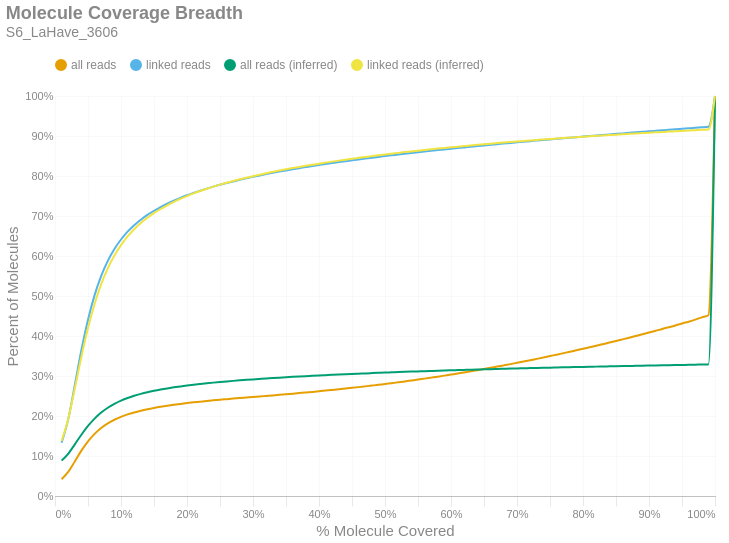

Notebook code cell kept with this figure:
### Markdown cell above
### Molecule Read Coverage
This chart shows molecule coverage breadth as computed by the number of bases aligned to that molecule. In other words, "*how much of each unique long molecule is actually sequenced/aligned?*" Keep in mind there is a distinction between sequences and alignments, since some sequences belonging to a particular molecule may not align well and wouldn't appear in the alignment data. This chart also shows molecule coverage breadth as computed by the *inferred fragment* from which the aligned sequences originate. Unlike read coverage, this calculation takes into account the total insert size, including unsequenced gaps between the forward and reverse reads. Like the previous figures, these are cumulative percents.

### Code cell
if SKIPLR:
    print_html(f"Skipped")
else:
    binned_df = consolidated_hist(valids['coverage_bp'], mask, 0.01, True)
    binned_df_inf = consolidated_hist(valids['coverage_inserts'], mask, 0.01, True)
    binned_df = binned_df.with_columns(pl.lit(binned_df_inf['all reads (cumsum)']).alias('all reads (inferred)'))
    binned_df = binned_df.with_columns(pl.lit(binned_df_inf['linked reads (cumsum)']).alias('linked reads (inferred)'))
    binned_df = binned_df.with_columns(
        (pl.col('bin').cast(pl.Float64) + 0.01).alias('right_edge')
    )

    with SafeRender(binned_df):
        (
            density_plot(binned_df, 'Molecule Coverage Breadth', samplename, 'molcov', ['all reads (inferred)','linked reads (inferred)'])
            .encode(
                #x=alt.X('bin:Q', title="% Molecule Covered").axis(format = '%').scale(padding=0),
                x=alt.X('right_edge:Q', title="% Molecule Covered").axis(format='%').scale(padding=0),
                y=alt.Y('value:Q', title='Percent of Molecules')
                    .axis(format='%')
                    .stack(False)
                    .scale(domainMin=0, padding=0),
                color=alt.Color("key:N").scale(domain = ["all reads", "linked reads", "all reads (inferred)", "linked reads (inferred)"]),
                tooltip = [
                    alt.Tooltip("key:N", title = "Data Type"),
                    alt.Tooltip("range_label:N", title="% Molecule Covered"),
                    alt.Tooltip("value:Q", format = ".2%", title="% Molecules")
                ]
            )
        ).display()

### Figure 1 — Vega-Lite specification as saved in the notebook (floating-point values rounded to 4 significant figures)
{"width": "container", "height": 400, "config": {"title": {"anchor": "start", "dy": -15, "fontSize": 18, "color": "#888888", "subtitleColor": "#888888", "subtitleFontSize": 14}, "arc": {"fill": "#0072B2"}, "axis": {"domainColor": "#888888", "domainWidth": 0.5, "gridWidth": 0.2, "grid": false, "titleFontWeight": 400, "titleFontSize": 15, "labelFontSize": 11, "labelColor": "#888888", "tickColor": "#888888", "tickWidth": 0.2, "titleColor": "#888888"}, "axisBand": {"grid": false}, "axisX": {"grid": true, "tickSize": 10, "domainCap": "round"}, "axisY": {"domain": false, "grid": true, "tickSize": 0, "domainCap": "round"}, "background": "transparent", "header": {"labelFontSize": 15, "labelColor": "#888888", "titleFontSize": 15, "titleFontWeight": 600, "titleColor": "#888888"}, "legend": {"labelFont": "sans-serif", "labelFontSize": 12, "labelColor": "#888888", "symbolSize": 100, "symbolType": "circle", "titleFontSize": 12, "titlePadding": 10, "titleColor": "#888888", "title": null, "orient": "top"}, "range": {"category": ["#E69F00", "#56B4E9", "#009E73", "#F0E442", "#0072B2", "#D55E00", "#CC79A7", "#000000"], "diverging": ["#cfe8f3", "#a2d4ec", "#73bfe2", "#46abdb", "#1696d2", "#12719e"]}, "area": {"fill": "#0072B2", "fillOpacity": 0.7, "line": true, "strokeOpacity": 0.7}, "line": {"color": "#0072B2", "stroke": "#0072B2", "strokeWidth": 2}, "trail": {"color": "#0072B2", "stroke": "#0072B2", "strokeWidth": 0, "size": 1}, "point": {"filled": true, "fillOpacity": 1.0, "size": 95}, "text": {"color": "#888888", "fontSize": 11, "align": "right", "fontWeight": 400, "size": 11}, "bar": {"fill": "#0072B2", "stroke": null}, "view": {"stroke": null, "continuousWidth": 660, "continuousHeight": 400}}, "data": {"name": "data-2cd6c2b332cec748424812a3b07e5642"}, "mark": {"type": "line", "interpolate": "monotone", "point": {"opacity": 0, "size": 275}}, "encoding": {"color": {"field": "key", "scale": {"domain": ["all reads", "linked reads", "all reads (inferred)", "linked reads (inferred)"]}, "type": "nominal"}, "tooltip": [{"field": "key", "title": "Data Type", "type": "nominal"}, {"field": "range_label", "title": "% Molecule Covered", "type": "nominal"}, {"field": "value", "format": ".2%", "title": "% Molecules", "type": "quantitative"}], "x": {"axis": {"format": "%"}, "field": "right_edge", "scale": {"padding": 0}, "title": "% Molecule Covered", "type": "quantitative"}, "y": {"axis": {"format": "%"}, "field": "value", "scale": {"domainMin": 0, "padding": 0}, "stack": false, "title": "Percent of Molecules", "type": "quantitative"}}, "params": [{"name": "param_c36ac31b6afebe62", "select": {"type": "point", "fields": ["key"]}, "bind": "legend"}], "title": {"text": "Molecule Coverage Breadth", "subtitle": "S6_LaHave_3606"}, "transform": [{"fold": ["all reads (cumsum)", "linked reads (cumsum)", "all reads (inferred)", "linked reads (inferred)"]}, {"calculate": "replace(datum.key, ' (cumsum)', '')", "as": "key"}, {"filter": {"param": "param_c36ac31b6afebe62"}}], "usermeta": {"embedOptions": {"downloadFileName": "S6_LaHave_3606.molcov"}}, "$schema": "https://vega.github.io/schema/vega-lite/v6.1.0.json", "datasets": {"data-2cd6c2b332cec748424812a3b07e5642": [{"bin": "0.0", "interval": "0.0-0.01", "all reads": 0.04209, "linked reads": 0.1333, "all reads (cumsum)": 0.04209, "linked reads (cumsum)": 0.1333, "range_label": "0.0-0.01", "all reads (inferred)": 0.08848, "linked reads (inferred)": 0.1375, "right_edge": 0.01}, {"bin": "0.01", "interval": "0.01-0.02", "all reads": 0.01808, "linked reads": 0.05825, "all reads (cumsum)": 0.06017, "linked reads (cumsum)": 0.1915, "range_label": "0.01-0.02", "all reads (inferred)": 0.1055, "linked reads (inferred)": 0.1925, "right_edge": 0.02}, {"bin": "0.02", "interval": "0.02-0.03", "all reads": 0.02625, "linked reads": 0.08554, "all reads (cumsum)": 0.08642, "linked reads (cumsum)": 0.2771, "range_label": "0.02-0.03", "all reads (inferred)": 0.129, "linked reads (inferred)": 0.2688, "right_edge": 0.03}, {"bin": "0.03", "interval": "0.03-0.04", "all reads": 0.02689, "linked reads": 0.08785, "all reads (cumsum)": 0.1133, "linked reads (cumsum)": 0.3649, "range_label": "0.03-0.04", "all reads (inferred)": 0.1532, "linked reads (inferred)": 0.3482, "right_edge": 0.04}, {"bin": "0.04", "interval": "0.04-0.05", "all reads": 0.02315, "linked reads": 0.07574, "all reads (cumsum)": 0.1365, "linked reads (cumsum)": 0.4406, "range_label": "0.04-0.05", "all reads (inferred)": 0.1751, "linked reads (inferred)": 0.4198, "right_edge": 0.05}, {"bin": "0.05", "interval": "0.05-0.06", "all reads": 0.01883, "linked reads": 0.06161, "all reads (cumsum)": 0.1553, "linked reads (cumsum)": 0.5023, "range_label": "0.05-0.06", "all reads (inferred)": 0.1935, "linked reads (inferred)": 0.4801, "right_edge": 0.06}, {"bin": "0.06", "interval": "0.06-0.07", "all reads": 0.01473, "linked reads": 0.04812, "all reads (cumsum)": 0.17, "linked reads (cumsum)": 0.5504, "range_label": "0.06-0.07", "all reads (inferred)": 0.2086, "linked reads (inferred)": 0.5295, "right_edge": 0.07}, {"bin": "0.07", "interval": "0.07-0.08", "all reads": 0.0115, "linked reads": 0.03752, "all reads (cumsum)": 0.1815, "linked reads (cumsum)": 0.5879, "range_label": "0.07-0.08", "all reads (inferred)": 0.2207, "linked reads (inferred)": 0.5692, "right_edge": 0.08}, {"bin": "0.08", "interval": "0.08-0.09", "all reads": 0.009087, "linked reads": 0.02961, "all reads (cumsum)": 0.1906, "linked reads (cumsum)": 0.6175, "range_label": "0.08-0.09", "all reads (inferred)": 0.2304, "linked reads (inferred)": 0.6011, "right_edge": 0.09}, {"bin": "0.09", "interval": "0.09-0.1", "all reads": 0.007308, "linked reads": 0.02375, "all reads (cumsum)": 0.1979, "linked reads (cumsum)": 0.6413, "range_label": "0.09-0.1", "all reads (inferred)": 0.2384, "linked reads (inferred)": 0.6272, "right_edge": 0.1}, {"bin": "0.1", "interval": "0.1-0.11", "all reads": 0.006013, "linked reads": 0.01951, "all reads (cumsum)": 0.2039, "linked reads (cumsum)": 0.6608, "range_label": "0.1-0.11", "all reads (inferred)": 0.2451, "linked reads (inferred)": 0.6489, "right_edge": 0.11}, {"bin": "0.11", "interval": "0.11-0.12", "all reads": 0.00499, "linked reads": 0.01616, "all reads (cumsum)": 0.2089, "linked reads (cumsum)": 0.6769, "range_label": "0.11-0.12", "all reads (inferred)": 0.2506, "linked reads (inferred)": 0.667, "right_edge": 0.12}, {"bin": "0.12", "interval": "0.12-0.13", "all reads": 0.004259, "linked reads": 0.01377, "all reads (cumsum)": 0.2132, "linked reads (cumsum)": 0.6907, "range_label": "0.12-0.13", "all reads (inferred)": 0.2553, "linked reads (inferred)": 0.6823, "right_edge": 0.13}, {"bin": "0.13", "interval": "0.13-0.14", "all reads": 0.003719, "linked reads": 0.01201, "all reads (cumsum)": 0.2169, "linked reads (cumsum)": 0.7027, "range_label": "0.13-0.14", "all reads (inferred)": 0.2594, "linked reads (inferred)": 0.6956, "right_edge": 0.14}, {"bin": "0.14", "interval": "0.14-0.15", "all reads": 0.003236, "linked reads": 0.01044, "all reads (cumsum)": 0.2201, "linked reads (cumsum)": 0.7131, "range_label": "0.14-0.15", "all reads (inferred)": 0.263, "linked reads (inferred)": 0.7072, "right_edge": 0.15}, {"bin": "0.15", "interval": "0.15-0.16", "all reads": 0.002894, "linked reads": 0.009282, "all reads (cumsum)": 0.223, "linked reads (cumsum)": 0.7224, "range_label": "0.15-0.16", "all reads (inferred)": 0.2661, "linked reads (inferred)": 0.7175, "right_edge": 0.16}, {"bin": "0.16", "interval": "0.16-0.17", "all reads": 0.002607, "linked reads": 0.008334, "all reads (cumsum)": 0.2256, "linked reads (cumsum)": 0.7308, "range_label": "0.16-0.17", "all reads (inferred)": 0.269, "linked reads (inferred)": 0.7268, "right_edge": 0.17}, {"bin": "0.17", "interval": "0.17-0.18", "all reads": 0.002386, "linked reads": 0.007616, "all reads (cumsum)": 0.228, "linked reads (cumsum)": 0.7384, "range_label": "0.17-0.18", "all reads (inferred)": 0.2716, "linked reads (inferred)": 0.7352, "right_edge": 0.18}, {"bin": "0.18", "interval": "0.18-0.19", "all reads": 0.002188, "linked reads": 0.006967, "all reads (cumsum)": 0.2302, "linked reads (cumsum)": 0.7453, "range_label": "0.18-0.19", "all reads (inferred)": 0.274, "linked reads (inferred)": 0.7428, "right_edge": 0.19}, {"bin": "0.19", "interval": "0.19-0.2", "all reads": 0.002039, "linked reads": 0.006439, "all reads (cumsum)": 0.2323, "linked reads (cumsum)": 0.7518, "range_label": "0.19-0.2", "all reads (inferred)": 0.2761, "linked reads (inferred)": 0.7499, "right_edge": 0.2}, {"bin": "0.2", "interval": "0.2-0.21", "all reads": 0.001887, "linked reads": 0.005977, "all reads (cumsum)": 0.2341, "linked reads (cumsum)": 0.7578, "range_label": "0.2-0.21", "all reads (inferred)": 0.2782, "linked reads (inferred)": 0.7565, "right_edge": 0.21}, {"bin": "0.21", "interval": "0.21-0.22", "all reads": 0.001749, "linked reads": 0.005503, "all reads (cumsum)": 0.2359, "linked reads (cumsum)": 0.7633, "range_label": "0.21-0.22", "all reads (inferred)": 0.28, "linked reads (inferred)": 0.7625, "right_edge": 0.22}, {"bin": "0.22", "interval": "0.22-0.23", "all reads": 0.00167, "linked reads": 0.005193, "all reads (cumsum)": 0.2376, "linked reads (cumsum)": 0.7685, "range_label": "0.22-0.23", "all reads (inferred)": 0.2818, "linked reads (inferred)": 0.7682, "right_edge": 0.23}, {"bin": "0.23", "interval": "0.23-0.24", "all reads": 0.001589, "linked reads": 0.004908, "all reads (cumsum)": 0.2391, "linked reads (cumsum)": 0.7734, "range_label": "0.23-0.24", "all reads (inferred)": 0.2834, "linked reads (inferred)": 0.7735, "right_edge": 0.24}, {"bin": "0.24", "interval": "0.24-0.25", "all reads": 0.001517, "linked reads": 0.00464, "all reads (cumsum)": 0.2407, "linked reads (cumsum)": 0.778, "range_label": "0.24-0.25", "all reads (inferred)": 0.285, "linked reads (inferred)": 0.7785, "right_edge": 0.25}, {"bin": "0.25", "interval": "0.25-0.26", "all reads": 0.001398, "linked reads": 0.004239, "all reads (cumsum)": 0.2421, "linked reads (cumsum)": 0.7822, "range_label": "0.25-0.26", "all reads (inferred)": 0.2864, "linked reads (inferred)": 0.7832, "right_edge": 0.26}, {"bin": "0.26", "interval": "0.26-0.27", "all reads": 0.001402, "linked reads": 0.004187, "all reads (cumsum)": 0.2435, "linked reads (cumsum)": 0.7864, "range_label": "0.26-0.27", "all reads (inferred)": 0.2878, "linked reads (inferred)": 0.7877, "right_edge": 0.27}, {"bin": "0.27", "interval": "0.27-0.28", "all reads": 0.001367, "linked reads": 0.004023, "all reads (cumsum)": 0.2448, "linked reads (cumsum)": 0.7905, "range_label": "0.27-0.28", "all reads (inferred)": 0.2891, "linked reads (inferred)": 0.7918, "right_edge": 0.28}, {"bin": "0.28", "interval": "0.28-0.29", "all reads": 0.001335, "linked reads": 0.003805, "all reads (cumsum)": 0.2462, "linked reads (cumsum)": 0.7943, "range_label": "0.28-0.29", "all reads (inferred)": 0.2903, "linked reads (inferred)": 0.7958, "right_edge": 0.29}, {"bin": "0.29", "interval": "0.29-0.3", "all reads": 0.001339, "linked reads": 0.003645, "all reads (cumsum)": 0.2475, "linked reads (cumsum)": 0.7979, "range_label": "0.29-0.3", "all reads (inferred)": 0.2915, "linked reads (inferred)": 0.7996, "right_edge": 0.3}, {"bin": "0.3", "interval": "0.3-0.31", "all reads": 0.001308, "linked reads": 0.003387, "all reads (cumsum)": 0.2488, "linked reads (cumsum)": 0.8013, "range_label": "0.3-0.31", "all reads (inferred)": 0.2927, "linked reads (inferred)": 0.8033, "right_edge": 0.31}, {"bin": "0.31", "interval": "0.31-0.32", "all reads": 0.001365, "linked reads": 0.003431, "all reads (cumsum)": 0.2502, "linked reads (cumsum)": 0.8047, "range_label": "0.31-0.32", "all reads (inferred)": 0.2938, "linked reads (inferred)": 0.8069, "right_edge": 0.32}, {"bin": "0.32", "interval": "0.32-0.33", "all reads": 0.001364, "linked reads": 0.003172, "all reads (cumsum)": 0.2515, "linked reads (cumsum)": 0.8079, "range_label": "0.32-0.33", "all reads (inferred)": 0.2949, "linked reads (inferred)": 0.8103, "right_edge": 0.33}, {"bin": "0.33", "interval": "0.33-0.34", "all reads": 0.00138, "linked reads": 0.003098, "all reads (cumsum)": 0.2529, "linked reads (cumsum)": 0.811, "range_label": "0.33-0.34", "all reads (inferred)": 0.2959, "linked reads (inferred)": 0.8136, "right_edge": 0.34}, {"bin": "0.34", "interval": "0.34-0.35", "all reads": 0.001401, "linked reads": 0.002971, "all reads (cumsum)": 0.2543, "linked reads (cumsum)": 0.814, "range_label": "0.34-0.35", "all reads (inferred)": 0.2969, "linked reads (inferred)": 0.8168, "right_edge": 0.35}, {"bin": "0.35", "interval": "0.35-0.36", "all reads": 0.001425, "linked reads": 0.002832, "all reads (cumsum)": 0.2558, "linked reads (cumsum)": 0.8168, "range_label": "0.35-0.36", "all reads (inferred)": 0.2978, "linked reads (inferred)": 0.8198, "right_edge": 0.36}, {"bin": "0.36", "interval": "0.36-0.37", "all reads": 0.001456, "linked reads": 0.002766, "all reads (cumsum)": 0.2572, "linked reads (cumsum)": 0.8196, "range_label": "0.36-0.37", "all reads (inferred)": 0.2987, "linked reads (inferred)": 0.8227, "right_edge": 0.37}, {"bin": "0.37", "interval": "0.37-0.38", "all reads": 0.001527, "linked reads": 0.002757, "all reads (cumsum)": 0.2587, "linked reads (cumsum)": 0.8223, "range_label": "0.37-0.38", "all reads (inferred)": 0.2996, "linked reads (inferred)": 0.8255, "right_edge": 0.38}, {"bin": "0.38", "interval": "0.38-0.39", "all reads": 0.001554, "linked reads": 0.002702, "all reads (cumsum)": 0.2603, "linked reads (cumsum)": 0.825, "range_label": "0.38-0.39", "all reads (inferred)": 0.3005, "linked reads (inferred)": 0.8282, "right_edge": 0.39}, {"bin": "0.39", "interval": "0.39-0.4", "all reads": 0.001572, "linked reads": 0.002537, "all reads (cumsum)": 0.2619, "linked reads (cumsum)": 0.8276, "range_label": "0.39-0.4", "all reads (inferred)": 0.3013, "linked reads (inferred)": 0.8309, "right_edge": 0.4}, {"bin": "0.4", "interval": "0.4-0.41", "all reads": 0.00159, "linked reads": 0.002509, "all reads (cumsum)": 0.2635, "linked reads (cumsum)": 0.8301, "range_label": "0.4-0.41", "all reads (inferred)": 0.3021, "linked reads (inferred)": 0.8334, "right_edge": 0.41}, {"bin": "0.41", "interval": "0.41-0.42", "all reads": 0.001667, "linked reads": 0.002423, "all reads (cumsum)": 0.2651, "linked reads (cumsum)": 0.8325, "range_label": "0.41-0.42", "all reads (inferred)": 0.3029, "linked reads (inferred)": 0.836, "right_edge": 0.42}, {"bin": "0.42", "interval": "0.42-0.43", "all reads": 0.001694, "linked reads": 0.002298, "all reads (cumsum)": 0.2668, "linked reads (cumsum)": 0.8348, "range_label": "0.42-0.43", "all reads (inferred)": 0.3037, "linked reads (inferred)": 0.8384, "right_edge": 0.43}, {"bin": "0.43", "interval": "0.43-0.44", "all reads": 0.001738, "linked reads": 0.002258, "all reads (cumsum)": 0.2685, "linked reads (cumsum)": 0.837, "range_label": "0.43-0.44", "all reads (inferred)": 0.3044, "linked reads (inferred)": 0.8408, "right_edge": 0.44}, {"bin": "0.44", "interval": "0.44-0.45", "all reads": 0.001782, "linked reads": 0.002199, "all reads (cumsum)": 0.2703, "linked reads (cumsum)": 0.8392, "range_label": "0.44-0.45", "all reads (inferred)": 0.3051, "linked reads (inferred)": 0.8431, "right_edge": 0.45}, {"bin": "0.45", "interval": "0.45-0.46", "all reads": 0.001841, "linked reads": 0.002177, "all reads (cumsum)": 0.2722, "linked reads (cumsum)": 0.8414, "range_label": "0.45-0.46", "all reads (inferred)": 0.3058, "linked reads (inferred)": 0.8453, "right_edge": 0.46}, {"bin": "0.46", "interval": "0.46-0.47", "all reads": 0.001892, "linked reads": 0.002131, "all reads (cumsum)": 0.2741, "linked reads (cumsum)": 0.8436, "range_label": "0.46-0.47", "all reads (inferred)": 0.3065, "linked reads (inferred)": 0.8476, "right_edge": 0.47}, {"bin": "0.47", "interval": "0.47-0.48", "all reads": 0.001908, "linked reads": 0.002076, "all reads (cumsum)": 0.276, "linked reads (cumsum)": 0.8456, "range_label": "0.47-0.48", "all reads (inferred)": 0.3072, "linked reads (inferred)": 0.8497, "right_edge": 0.48}, {"bin": "0.48", "interval": "0.48-0.49", "all reads": 0.001929, "linked reads": 0.002065, "all reads (cumsum)": 0.2779, "linked reads (cumsum)": 0.8477, "range_label": "0.48-0.49", "all reads (inferred)": 0.3079, "linked reads (inferred)": 0.8518, "right_edge": 0.49}, {"bin": "0.49", "interval": "0.49-0.5", "all reads": 0.002177, "linked reads": 0.002131, "all reads (cumsum)": 0.2801, "linked reads (cumsum)": 0.8498, "range_label": "0.49-0.5", "all reads (inferred)": 0.3085, "linked reads (inferred)": 0.8539, "right_edge": 0.5}, {"bin": "0.5", "interval": "0.5-0.51", "all reads": 0.001939, "linked reads": 0.001892, "all reads (cumsum)": 0.282, "linked reads (cumsum)": 0.8517, "range_label": "0.5-0.51", "all reads (inferred)": 0.3092, "linked reads (inferred)": 0.8558, "right_edge": 0.51}, {"bin": "0.51", "interval": "0.51-0.52", "all reads": 0.00222, "linked reads": 0.001957, "all reads (cumsum)": 0.2842, "linked reads (cumsum)": 0.8537, "range_label": "0.51-0.52", "all reads (inferred)": 0.3098, "linked reads (inferred)": 0.8578, "right_edge": 0.52}, {"bin": "0.52", "interval": "0.52-0.53", "all reads": 0.002196, "linked reads": 0.001912, "all reads (cumsum)": 0.2864, "linked reads (cumsum)": 0.8556, "range_label": "0.52-0.53", "all reads (inferred)": 0.3104, "linked reads (inferred)": 0.8597, "right_edge": 0.53}, {"bin": "0.53", "interval": "0.53-0.54", "all reads": 0.002296, "linked reads": 0.001872, "all reads (cumsum)": 0.2887, "linked reads (cumsum)": 0.8575, "range_label": "0.53-0.54", "all reads (inferred)": 0.311, "linked reads (inferred)": 0.8615, "right_edge": 0.54}, {"bin": "0.54", "interval": "0.54-0.55", "all reads": 0.002281, "linked reads": 0.001842, "all reads (cumsum)": 0.291, "linked reads (cumsum)": 0.8593, "range_label": "0.54-0.55", "all reads (inferred)": 0.3115, "linked reads (inferred)": 0.8633, "right_edge": 0.55}, {"bin": "0.55", "interval": "0.55-0.56", "all reads": 0.002431, "linked reads": 0.001837, "all reads (cumsum)": 0.2934, "linked reads (cumsum)": 0.8611, "range_label": "0.55-0.56", "all reads (inferred)": 0.3121, "linked reads (inferred)": 0.8651, "right_edge": 0.56}, {"bin": "0.56", "interval": "0.56-0.57", "all reads": 0.002472, "linked reads": 0.001825, "all reads (cumsum)": 0.2959, "linked reads (cumsum)": 0.863, "range_label": "0.56-0.57", "all reads (inferred)": 0.3127, "linked reads (inferred)": 0.8668, "right_edge": 0.57}, {"bin": "0.57", "interval": "0.57-0.58", "all reads": 0.002461, "linked reads": 0.001742, "all reads (cumsum)": 0.2984, "linked reads (cumsum)": 0.8647, "range_label": "0.57-0.58", "all reads (inferred)": 0.3132, "linked reads (inferred)": 0.8685, "right_edge": 0.58}, {"bin": "0.58", "interval": "0.58-0.59", "all reads": 0.002557, "linked reads": 0.001735, "all reads (cumsum)": 0.3009, "linked reads (cumsum)": 0.8664, "range_label": "0.58-0.59", "all reads (inferred)": 0.3137, "linked reads (inferred)": 0.8702, "right_edge": 0.59}, {"bin": "0.59", "interval": "0.59-0.6", "all reads": 0.002653, "linked reads": 0.001733, "all reads (cumsum)": 0.3036, "linked reads (cumsum)": 0.8682, "range_label": "0.59-0.6", "all reads (inferred)": 0.3142, "linked reads (inferred)": 0.8718, "right_edge": 0.6}, {"bin": "0.6", "interval": "0.6-0.61", "all reads": 0.002617, "linked reads": 0.001694, "all reads (cumsum)": 0.3062, "linked reads (cumsum)": 0.8699, "range_label": "0.6-0.61", "all reads (inferred)": 0.3147, "linked reads (inferred)": 0.8733, "right_edge": 0.61}, {"bin": "0.61", "interval": "0.61-0.62", "all reads": 0.002756, "linked reads": 0.00165, "all reads (cumsum)": 0.309, "linked reads (cumsum)": 0.8715, "range_label": "0.61-0.62", "all reads (inferred)": 0.3152, "linked reads (inferred)": 0.8749, "right_edge": 0.62}, {"bin": "0.62", "interval": "0.62-0.63", "all reads": 0.002739, "linked reads": 0.001634, "all reads (cumsum)": 0.3117, "linked reads (cumsum)": 0.8732, "range_label": "0.62-0.63", "all reads (inferred)": 0.3157, "linked reads (inferred)": 0.8764, "right_edge": 0.63}, {"bin": "0.63", "interval": "0.63-0.64", "all reads": 0.002885, "linked reads": 0.001649, "all reads (cumsum)": 0.3146, "linked reads (cumsum)": 0.8748, "range_label": "0.63-0.64", "all reads (inferred)": 0.3162, "linked reads (inferred)": 0.8779, "right_edge": 0.64}, {"bin": "0.64", "interval": "0.64-0.65", "all reads": 0.00289, "linked reads": 0.001613, "all reads (cumsum)": 0.3175, "linked reads (cumsum)": 0.8764, "range_label": "0.64-0.65", "all reads (inferred)": 0.3167, "linked reads (inferred)": 0.8794, "right_edge": 0.65}, {"bin": "0.65", "interval": "0.65-0.66", "all reads": 0.003079, "linked reads": 0.001621, "all reads (cumsum)": 0.3206, "linked reads (cumsum)": 0.878, "range_label": "0.65-0.66", "all reads (inferred)": 0.3171, "linked reads (inferred)": 0.8809, "right_edge": 0.66}, {"bin": "0.66", "interval": "0.66-0.67", "all reads": 0.002953, "linked reads": 0.00154, "all reads (cumsum)": 0.3235, "linked reads (cumsum)": 0.8796, "range_label": "0.66-0.67", "all reads (inferred)": 0.3176, "linked reads (inferred)": 0.8822, "right_edge": 0.67}, {"bin": "0.67", "interval": "0.67-0.68", "all reads": 0.003086, "linked reads": 0.001569, "all reads (cumsum)": 0.3266, "linked reads (cumsum)": 0.8811, "range_label": "0.67-0.68", "all reads (inferred)": 0.318, "linked reads (inferred)": 0.8836, "right_edge": 0.68}, {"bin": "0.68", "interval": "0.68-0.69", "all reads": 0.003113, "linked reads": 0.001539, "all reads (cumsum)": 0.3297, "linked reads (cumsum)": 0.8827, "range_label": "0.68-0.69", "all reads (inferred)": 0.3185, "linked reads (inferred)": 0.885, "right_edge": 0.69}, {"bin": "0.69", "interval": "0.69-0.7", "all reads": 0.003238, "linked reads": 0.001486, "all reads (cumsum)": 0.3329, "linked reads (cumsum)": 0.8842, "range_label": "0.69-0.7", "all reads (inferred)": 0.3189, "linked reads (inferred)": 0.8863, "right_edge": 0.7}, {"bin": "0.7", "interval": "0.7-0.71", "all reads": 0.00319, "linked reads": 0.001473, "all reads (cumsum)": 0.3361, "linked reads (cumsum)": 0.8856, "range_label": "0.7-0.71", "all reads (inferred)": 0.3193, "linked reads (inferred)": 0.8876, "right_edge": 0.71}, {"bin": "0.71", "interval": "0.71-0.72", "all reads": 0.003325, "linked reads": 0.001479, "all reads (cumsum)": 0.3395, "linked reads (cumsum)": 0.8871, "range_label": "0.71-0.72", "all reads (inferred)": 0.3197, "linked reads (inferred)": 0.8889, "right_edge": 0.72}, {"bin": "0.72", "interval": "0.72-0.73", "all reads": 0.003404, "linked reads": 0.001404, "all reads (cumsum)": 0.3429, "linked reads (cumsum)": 0.8885, "range_label": "0.72-0.73", "all reads (inferred)": 0.3201, "linked reads (inferred)": 0.8902, "right_edge": 0.73}, {"bin": "0.73", "interval": "0.73-0.74", "all reads": 0.00338, "linked reads": 0.001477, "all reads (cumsum)": 0.3462, "linked reads (cumsum)": 0.89, "range_label": "0.73-0.74", "all reads (inferred)": 0.3205, "linked reads (inferred)": 0.8914, "right_edge": 0.74}, {"bin": "0.74", "interval": "0.74-0.75", "all reads": 0.003593, "linked reads": 0.001528, "all reads (cumsum)": 0.3498, "linked reads (cumsum)": 0.8915, "range_label": "0.74-0.75", "all reads (inferred)": 0.3209, "linked reads (inferred)": 0.8926, "right_edge": 0.75}, {"bin": "0.75", "interval": "0.75-0.76", "all reads": 0.003441, "linked reads": 0.001353, "all reads (cumsum)": 0.3533, "linked reads (cumsum)": 0.8929, "range_label": "0.75-0.76", "all reads (inferred)": 0.3213, "linked reads (inferred)": 0.8937, "right_edge": 0.76}, {"bin": "0.76", "interval": "0.76-0.77", "all reads": 0.003598, "linked reads": 0.001392, "all reads (cumsum)": 0.3569, "linked reads (cumsum)": 0.8943, "range_label": "0.76-0.77", "all reads (inferred)": 0.3216, "linked reads (inferred)": 0.8948, "right_edge": 0.77}, {"bin": "0.77", "interval": "0.77-0.78", "all reads": 0.003622, "linked reads": 0.001393, "all reads (cumsum)": 0.3605, "linked reads (cumsum)": 0.8957, "range_label": "0.77-0.78", "all reads (inferred)": 0.322, "linked reads (inferred)": 0.896, "right_edge": 0.78}, {"bin": "0.78", "interval": "0.78-0.79", "all reads": 0.003677, "linked reads": 0.001369, "all reads (cumsum)": 0.3642, "linked reads (cumsum)": 0.897, "range_label": "0.78-0.79", "all reads (inferred)": 0.3224, "linked reads (inferred)": 0.8971, "right_edge": 0.79}, {"bin": "0.79", "interval": "0.79-0.8", "all reads": 0.003925, "linked reads": 0.001466, "all reads (cumsum)": 0.3681, "linked reads (cumsum)": 0.8985, "range_label": "0.79-0.8", "all reads (inferred)": 0.3227, "linked reads (inferred)": 0.8982, "right_edge": 0.8}, {"bin": "0.8", "interval": "0.8-0.81", "all reads": 0.003643, "linked reads": 0.001319, "all reads (cumsum)": 0.3717, "linked reads (cumsum)": 0.8998, "range_label": "0.8-0.81", "all reads (inferred)": 0.3231, "linked reads (inferred)": 0.8993, "right_edge": 0.81}, {"bin": "0.81", "interval": "0.81-0.82", "all reads": 0.003823, "linked reads": 0.001386, "all reads (cumsum)": 0.3756, "linked reads (cumsum)": 0.9012, "range_label": "0.81-0.82", "all reads (inferred)": 0.3234, "linked reads (inferred)": 0.9003, "right_edge": 0.82}, {"bin": "0.82", "interval": "0.82-0.83", "all reads": 0.003965, "linked reads": 0.001366, "all reads (cumsum)": 0.3795, "linked reads (cumsum)": 0.9026, "range_label": "0.82-0.83", "all reads (inferred)": 0.3238, "linked reads (inferred)": 0.9013, "right_edge": 0.83}, {"bin": "0.83", "interval": "0.83-0.84", "all reads": 0.003994, "linked reads": 0.001393, "all reads (cumsum)": 0.3835, "linked reads (cumsum)": 0.904, "range_label": "0.83-0.84", "all reads (inferred)": 0.3241, "linked reads (inferred)": 0.9024, "right_edge": 0.84}, {"bin": "0.84", "interval": "0.84-0.85", "all reads": 0.003989, "linked reads": 0.001289, "all reads (cumsum)": 0.3875, "linked reads (cumsum)": 0.9053, "range_label": "0.84-0.85", "all reads (inferred)": 0.3245, "linked reads (inferred)": 0.9034, "right_edge": 0.85}, {"bin": "0.85", "interval": "0.85-0.86", "all reads": 0.004092, "linked reads": 0.00129, "all reads (cumsum)": 0.3916, "linked reads (cumsum)": 0.9065, "range_label": "0.85-0.86", "all reads (inferred)": 0.3248, "linked reads (inferred)": 0.9044, "right_edge": 0.86}, {"bin": "0.86", "interval": "0.86-0.87", "all reads": 0.004115, "linked reads": 0.001291, "all reads (cumsum)": 0.3957, "linked reads (cumsum)": 0.9078, "range_label": "0.86-0.87", "all reads (inferred)": 0.3251, "linked reads (inferred)": 0.9053, "right_edge": 0.87}, {"bin": "0.87", "interval": "0.87-0.88", "all reads": 0.004285, "linked reads": 0.001336, "all reads (cumsum)": 0.4, "linked reads (cumsum)": 0.9092, "range_label": "0.87-0.88", "all reads (inferred)": 0.3254, "linked reads (inferred)": 0.9063, "right_edge": 0.88}, {"bin": "0.88", "interval": "0.88-0.89", "all reads": 0.004292, "linked reads": 0.001314, "all reads (cumsum)": 0.4043, "linked reads (cumsum)": 0.9105, "range_label": "0.88-0.89", "all reads (inferred)": 0.3257, "linked reads (inferred)": 0.9072, "right_edge": 0.89}, {"bin": "0.89", "interval": "0.89-0.9", "all reads": 0.004446, "linked reads": 0.001294, "all reads (cumsum)": 0.4087, "linked reads (cumsum)": 0.9118, "range_label": "0.89-0.9", "all reads (inferred)": 0.326, "linked reads (inferred)": 0.9082, "right_edge": 0.9}, {"bin": "0.9", "interval": "0.9-0.91", "all reads": 0.004165, "linked reads": 0.001239, "all reads (cumsum)": 0.4129, "linked reads (cumsum)": 0.913, "range_label": "0.9-0.91", "all reads (inferred)": 0.3264, "linked reads (inferred)": 0.9091, "right_edge": 0.91}, {"bin": "0.91", "interval": "0.91-0.92", "all reads": 0.004722, "linked reads": 0.001233, "all reads (cumsum)": 0.4176, "linked reads (cumsum)": 0.9143, "range_label": "0.91-0.92", "all reads (inferred)": 0.3267, "linked reads (inferred)": 0.91, "right_edge": 0.92}, {"bin": "0.92", "interval": "0.92-0.93", "all reads": 0.004183, "linked reads": 0.00124, "all reads (cumsum)": 0.4218, "linked reads (cumsum)": 0.9155, "range_label": "0.92-0.93", "all reads (inferred)": 0.327, "linked reads (inferred)": 0.9109, "right_edge": 0.93}, {"bin": "0.93", "interval": "0.93-0.94", "all reads": 0.004611, "linked reads": 0.001282, "all reads (cumsum)": 0.4264, "linked reads (cumsum)": 0.9168, "range_label": "0.93-0.94", "all reads (inferred)": 0.3273, "linked reads (inferred)": 0.9119, "right_edge": 0.94}, {"bin": "0.94", "interval": "0.94-0.95", "all reads": 0.005038, "linked reads": 0.001245, "all reads (cumsum)": 0.4315, "linked reads (cumsum)": 0.918, "range_label": "0.94-0.95", "all reads (inferred)": 0.3276, "linked reads (inferred)": 0.9128, "right_edge": 0.95}, {"bin": "0.95", "interval": "0.95-0.96", "all reads": 0.004322, "linked reads": 0.001241, "all reads (cumsum)": 0.4358, "linked reads (cumsum)": 0.9193, "range_label": "0.95-0.96", "all reads (inferred)": 0.328, "linked reads (inferred)": 0.9137, "right_edge": 0.96}, {"bin": "0.96", "interval": "0.96-0.97", "all reads": 0.005123, "linked reads": 0.001239, "all reads (cumsum)": 0.4409, "linked reads (cumsum)": 0.9205, "range_label": "0.96-0.97", "all reads (inferred)": 0.3283, "linked reads (inferred)": 0.9146, "right_edge": 0.97}, {"bin": "0.97", "interval": "0.97-0.98", "all reads": 0.005662, "linked reads": 0.001182, "all reads (cumsum)": 0.4466, "linked reads (cumsum)": 0.9217, "range_label": "0.97-0.98", "all reads (inferred)": 0.3287, "linked reads (inferred)": 0.9155, "right_edge": 0.98}, {"bin": "0.98", "interval": "0.98-0.99", "all reads": 0.005338, "linked reads": 0.001242, "all reads (cumsum)": 0.4519, "linked reads (cumsum)": 0.9229, "range_label": "0.98-0.99", "all reads (inferred)": 0.329, "linked reads (inferred)": 0.916, "right_edge": 0.99}, {"bin": "0.99", "interval": "0.99-1.0", "all reads": 0.5481, "linked reads": 0.07708, "all reads (cumsum)": 1.0, "linked reads (cumsum)": 1.0, "range_label": "0.99-1.0", "all reads (inferred)": 1.0, "linked reads (inferred)": 1.0, "right_edge": 1.0}]}}
